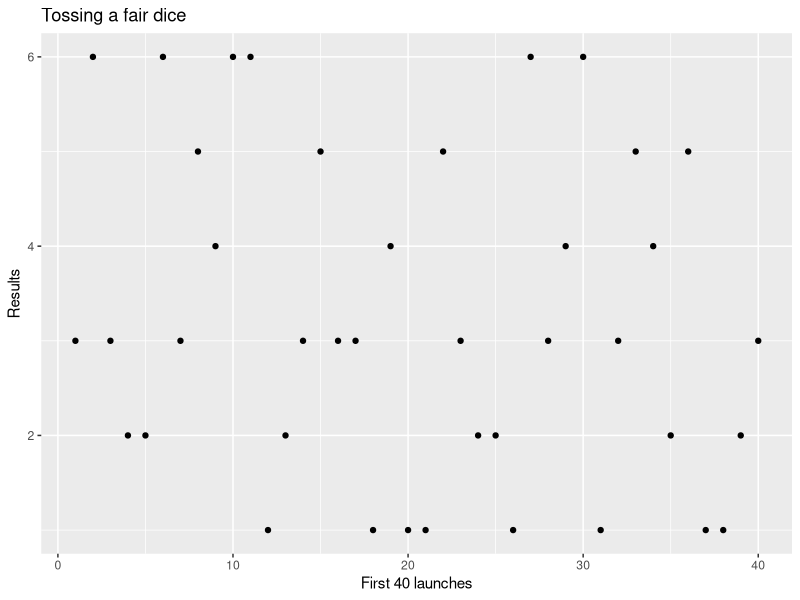
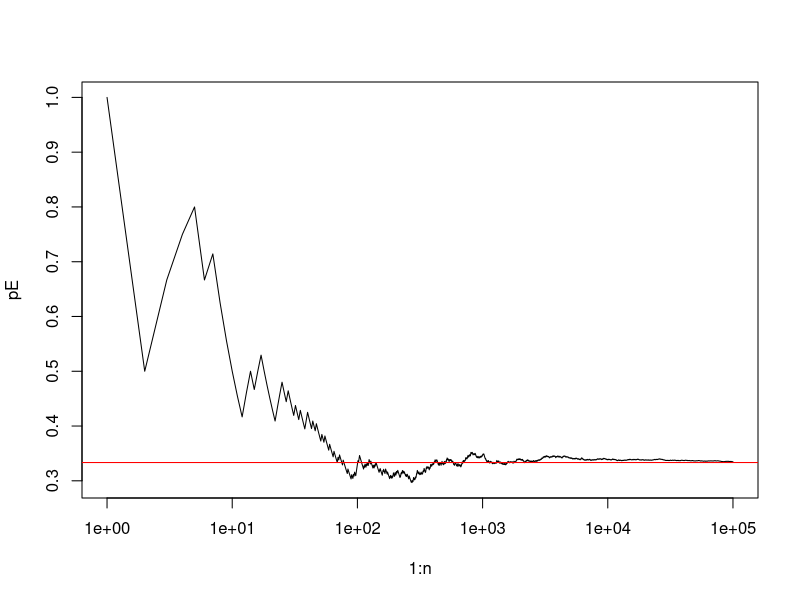
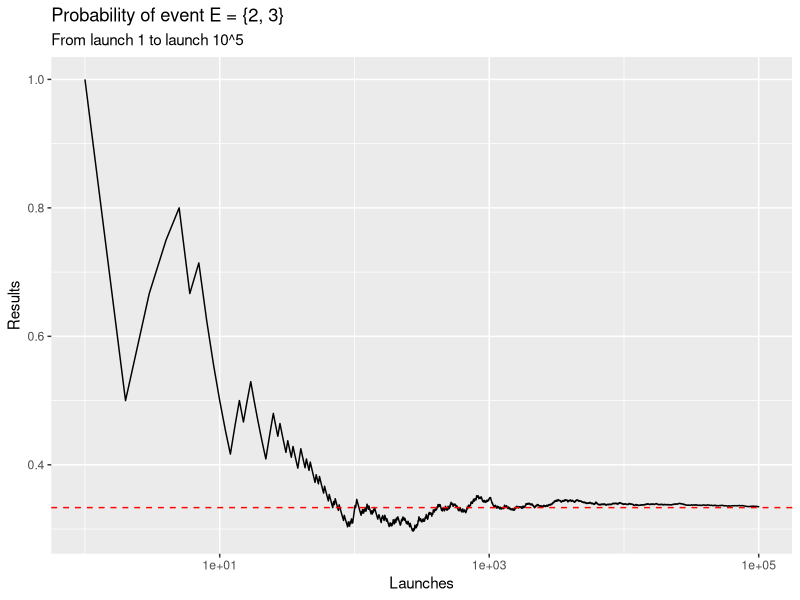

Reproduce these figures in R, in order.
# A. Simulate the tossing of a fair dice and verify through the definition
# that the event E = {2, 3} has probability 1/3. S = {1, 2, 3, 4, 5, 6};
# E = {2, 3}; P(E) = 1/3 (hint: generate a sequence of integer random
# numbers between 1 and 6 using the sample() function)
n <- 1e5 # 10^5 experiments.
E <- c(2, 3) # The event E
S <- 1:6 # The set of possible values

set.seed(123) # For reproducibility
# Sample n elements from 1 to 6
res <- sample(S, n, TRUE)

nE <- 0 # Initialize a new variable to store results
for (i in 1:n)
  nE[i] <- sum(res[i] == E) # 1 when res[i] = 2,3, 0 otherwise

# Compute the probability by dividing successes by launches
pE <- cumsum(nE) / (1:n)

# B. Plot the first 40 outcomes of the experiment
library(ggplot2)

#pdf("./plots/fair_dice_sim")
#plot(x = 1:40, y = res[1:40],
#     main = "Tossing a fire dice",
#     xlab = "First 40 launches",
#     ylab = "Results")
#dev.off()

df <- data.frame("index" = seq_along(res), "res" = res,
                 "pE" = pE)
# pdf("./plots/fair_dice_exp")
ggplot(data = df[1:40,], aes(x = index, y = res)) + 
  geom_point() + 
  labs(title = "Tossing a fair dice", 
       x = "First 40 launches", y = "Results")
# dev.off()

# C. Plot the convergence of P(E) at the value obtained from the classical 
# definition (1/3) 
# (hint: the frequentist approach says that, as the number of trials approaches
# infinity, the relative frequency will converge exactly to the true probability)

plot(x = 1:n, y = pE, type="l", log = "x")
abline(h = 1/3, col = "red")

ggplot(data = df, aes(x = index, y = pE)) + geom_line() +
  # horizontal line corresponding to the true probability
  geom_hline(aes(yintercept = 1/3),
            linetype = "dashed", color = "red") + 
  # Transforming the x-axis in log-scale
  scale_x_continuous(trans = "log10") + 
  labs(title = "Probability of event E = {2, 3}",
       subtitle = "From launch 1 to launch 10^5",
       x= "Launches", y = "Results")










